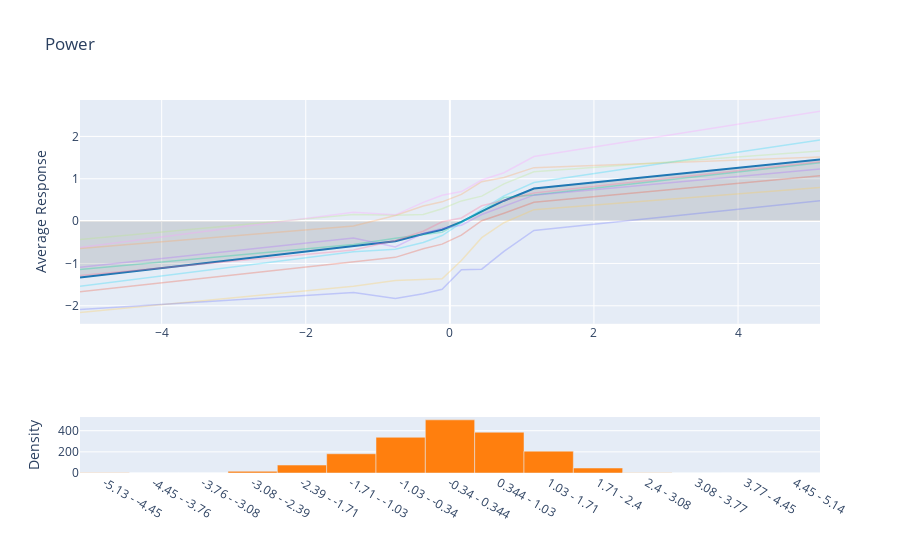

This figure's notebook cell:
### Code cell
interpret_model(cb, plot='pdp', feature='Power')

### Figure 1 — Plotly figure (JSON) as saved in the notebook; plotly's stock layout.template omitted (floating-point values rounded to 4 significant figures)
{"data": [{"fill": "tonexty", "fillcolor": "rgba(68, 68, 68, 0.15)", "line": {"color": "#1f77b4"}, "mode": "lines", "name": "Main", "type": "scatter", "x": [-5.133, -1.337, -0.7567, -0.3697, -0.1073, 0.16, 0.4424, 0.7507, 1.167, 5.137], "xaxis": "x", "y": [-1.332, -0.5799, -0.4746, -0.3041, -0.2033, -0.01921, 0.2318, 0.482, 0.769, 1.456], "yaxis": "y"}, {"connectgaps": true, "line": {"width": 1.5}, "mode": "lines", "name": "Background: 1", "opacity": 0.3, "type": "scatter", "x": [-5.133, -1.337, -0.7567, -0.3697, -0.1073, 0.16, 0.4424, 0.7507, 1.167, 5.137], "xaxis": "x", "y": [-1.671, -0.973, -0.856, -0.6508, -0.5444, -0.3306, 0.009182, 0.1874, 0.4457, 1.074], "yaxis": "y"}, {"connectgaps": true, "line": {"width": 1.5}, "mode": "lines", "name": "Background: 2", "opacity": 0.3, "type": "scatter", "x": [-5.133, -1.337, -0.7567, -0.3697, -0.1073, 0.16, 0.4424, 0.7507, 1.167, 5.137], "xaxis": "x", "y": [-1.144, -0.5505, -0.407, -0.3233, -0.2611, -0.01614, 0.2255, 0.5561, 0.6177, 1.381], "yaxis": "y"}, {"connectgaps": true, "line": {"width": 1.5}, "mode": "lines", "name": "Background: 3", "opacity": 0.3, "type": "scatter", "x": [-5.133, -1.337, -0.7567, -0.3697, -0.1073, 0.16, 0.4424, 0.7507, 1.167, 5.137], "xaxis": "x", "y": [-1.092, -0.4018, -0.6089, -0.2909, -0.1695, -0.09739, 0.1567, 0.3546, 0.6132, 1.229], "yaxis": "y"}, {"connectgaps": true, "line": {"width": 1.5}, "mode": "lines", "name": "Background: 4", "opacity": 0.3, "type": "scatter", "x": [-5.133, -1.337, -0.7567, -0.3697, -0.1073, 0.16, 0.4424, 0.7507, 1.167, 5.137], "xaxis": "x", "y": [-0.648, -0.113, 0.1315, 0.3583, 0.4551, 0.6302, 0.931, 1.029, 1.262, 1.514], "yaxis": "y"}, {"connectgaps": true, "line": {"width": 1.5}, "mode": "lines", "name": "Background: 5", "opacity": 0.3, "type": "scatter", "x": [-5.133, -1.337, -0.7567, -0.3697, -0.1073, 0.16, 0.4424, 0.7507, 1.167, 5.137], "xaxis": "x", "y": [-1.538, -0.7218, -0.6647, -0.5054, -0.3405, -0.03294, 0.277, 0.5951, 0.9102, 1.916], "yaxis": "y"}, {"connectgaps": true, "line": {"width": 1.5}, "mode": "lines", "name": "Background: 6", "opacity": 0.3, "type": "scatter", "x": [-5.133, -1.337, -0.7567, -0.3697, -0.1073, 0.16, 0.4424, 0.7507, 1.167, 5.137], "xaxis": "x", "y": [-1.282, -0.6812, -0.4557, -0.2399, -0.01406, 0.07365, 0.3616, 0.4964, 0.6652, 1.4], "yaxis": "y"}, {"connectgaps": true, "line": {"width": 1.5}, "mode": "lines", "name": "Background: 7", "opacity": 0.3, "type": "scatter", "x": [-5.133, -1.337, -0.7567, -0.3697, -0.1073, 0.16, 0.4424, 0.7507, 1.167, 5.137], "xaxis": "x", "y": [-0.4343, 0.1576, 0.1377, 0.1538, 0.2905, 0.4771, 0.5902, 0.8801, 1.166, 1.654], "yaxis": "y"}, {"connectgaps": true, "line": {"width": 1.5}, "mode": "lines", "name": "Background: 8", "opacity": 0.3, "type": "scatter", "x": [-5.133, -1.337, -0.7567, -0.3697, -0.1073, 0.16, 0.4424, 0.7507, 1.167, 5.137], "xaxis": "x", "y": [-0.6214, 0.2088, 0.148, 0.4433, 0.6117, 0.6978, 0.9708, 1.142, 1.525, 2.596], "yaxis": "y"}, {"connectgaps": true, "line": {"width": 1.5}, "mode": "lines", "name": "Background: 9", "opacity": 0.3, "type": "scatter", "x": [-5.133, -1.337, -0.7567, -0.3697, -0.1073, 0.16, 0.4424, 0.7507, 1.167, 5.137], "xaxis": "x", "y": [-2.161, -1.541, -1.405, -1.385, -1.36, -0.9294, -0.3915, -0.03725, 0.2703, 0.7935], "yaxis": "y"}, {"connectgaps": true, "line": {"width": 1.5}, "mode": "lines", "name": "Background: 10", "opacity": 0.3, "type": "scatter", "x": [-5.133, -1.337, -0.7567, -0.3697, -0.1073, 0.16, 0.4424, 0.7507, 1.167, 5.137], "xaxis": "x", "y": [-2.09, -1.683, -1.826, -1.713, -1.609, -1.149, -1.136, -0.7166, -0.2206, 0.4812], "yaxis": "y"}, {"hovertemplate": "(%{hovertext}): %{y}", "hovertext": ["-5.13 - -4.45", "-4.45 - -3.76", "-3.76 - -3.08", "-3.08 - -2.39", "-2.39 - -1.71", "-1.71 - -1.03", "-1.03 - -0.34", "-0.34 - 0.344", "0.344 - 1.03", "1.03 - 1.71", "1.71 - 2.4", "2.4 - 3.08", "3.08 - 3.77", "3.77 - 4.45", "4.45 - 5.14"], "marker": {"color": "#ff7f0e"}, "name": "Distribution", "type": "bar", "x": [-4.791, -4.106, -3.422, -2.737, -2.052, -1.367, -0.6828, 0.001976, 0.6867, 1.371, 2.056, 2.741, 3.426, 4.11, 4.795], "xaxis": "x2", "y": [2, 0, 0, 16, 75, 182, 338, 503, 386, 207, 47, 3, 1, 0, 1], "yaxis": "y2"}], "layout": {"bargap": 0, "showlegend": false, "title": {"text": "Power"}, "xaxis": {"anchor": "y", "domain": [0, 1], "matches": "x"}, "xaxis2": {"anchor": "y2", "domain": [0, 1], "matches": "x", "tickmode": "array", "ticktext": ["-5.13 - -4.45", "-4.45 - -3.76", "-3.76 - -3.08", "-3.08 - -2.39", "-2.39 - -1.71", "-1.71 - -1.03", "-1.03 - -0.34", "-0.34 - 0.344", "0.344 - 1.03", "1.03 - 1.71", "1.71 - 2.4", "2.4 - 3.08", "3.08 - 3.77", "3.77 - 4.45", "4.45 - 5.14"], "tickvals": [-4.791, -4.106, -3.422, -2.737, -2.052, -1.367, -0.6828, 0.001976, 0.6867, 1.371, 2.056, 2.741, 3.426, 4.11, 4.795], "title": {"text": ""}}, "yaxis": {"anchor": "x", "domain": [0.4, 1], "title": {"text": "Average Response"}}, "yaxis2": {"anchor": "x2", "domain": [0, 0.15], "title": {"text": "Density"}}}}
